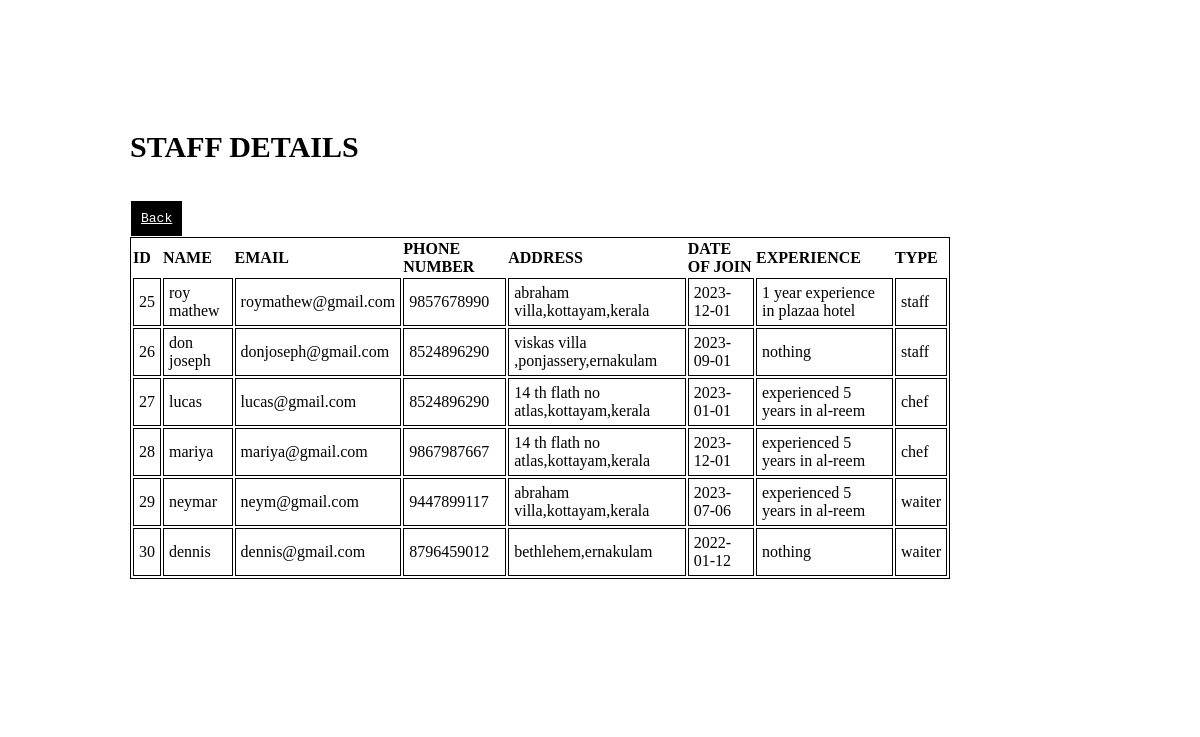
The app's page /detail.php with its own data.
### tables this page shows
CREATE TABLE `user` (
  `u_id` int(10) NOT NULL,
  `u_name` varchar(20) NOT NULL,
  `email` varchar(50) NOT NULL,
  `phn` varchar(10) NOT NULL,
  `address` varchar(50) NOT NULL,
  `doj` date NOT NULL,
  `exp` varchar(50) NOT NULL,
  `password` varchar(20) NOT NULL,
  `type` varchar(20) NOT NULL
);

### detail.php (the view, shortened to what this page needs)
<!DOCTYPE html>
<html lang="en">
<head>
</head>
<body>
    <div id="hero">
        <div style="display: flex;justify-content: start;padding: 130px; ">
            <div style="width: 100%;">
                <h2 id="hero_head">STAFF DETAILS</h2><br><br>
                <a href="products.php" class="bt1">back</a>
                <p id="hero_content">
                    <table>
                        <tr>
                            <th>ID</th>
                            <th>NAME</th>
                            <th>EMAIL</th>
                            <th>PHONE NUMBER</th>
                            <th>ADDRESS</th>
                            <th>DATE OF JOIN</th>
                            <th>EXPERIENCE</th>
                            <th>TYPE</th>
                        </tr>
                        <?php
                        $con=new mysqli("localhost","root","","cafe");
                        $sel=$con->query("SELECT * FROM `user` where 1");
                        if($sel->num_rows>0){
                            while($result=mysqli_fetch_array($sel)){
                                $u_id=$result['u_id'];
                                $user_name=$result['u_name'];
                                $email=$result['email'];
                                $phn=$result['phn'];
                                $add=$result['address'];
                                $doj=$result['doj'];
                                $exp=$result['exp'];
                                $type=$result['type'];
                                echo"<tr>
                                <td>$u_id</td>
                                <td>$user_name</td>
                                <td>$email</td>
                                <td>$phn</td>
                                <td>$add</td>
                                <td>$doj</td>
                                <td>$exp</td>
                                <td>$type</td>
                                ";
                                ?>
                                 </tr>
                                 <?php
                            }
                        }

### detail.php (style rules this page uses)
* { margin: 0px; padding: 0px; }
#hero { width: 90%; text-align: left; display: flex; justify-content: start; background-color:white; background-size: cover; }
#hero_head { color: black; text-transform: uppercase; font-size: 30px; }
#hero_content { color: black; font-family: monospace ; justify-content: space-between; font-size: larger; text-transform: capitalize; }
table,tr { border: 1px solid black; color:black; }
td { padding: 5px; border: 1px solid black; color:black; }
th { color: black; }
.bt1 { padding: 10px; color: white; border: 1px solid white; display: inline-block; background-color:black; font-family:monospace; text-transform: capitalize; }

### records on screen
user: u_id "25", u_name "roy mathew", email "roymathew@gmail.com", phn "9857678990", address "abraham villa,kottayam,kerala", doj "2023-12-01", exp "1 year experience in plazaa hotel", type "staff"
user: u_id "26", u_name "don joseph", email "donjoseph@gmail.com", phn "8524896290", address "viskas villa ,ponjassery,ernakulam", doj "2023-09-01", exp "nothing", type "staff"
user: u_id "27", u_name "lucas", email "lucas@gmail.com", phn "8524896290", address "14 th flath no atlas,kottayam,kerala", doj "2023-01-01", exp "experienced 5 years in al-reem", type "chef"
user: u_id "28", u_name "mariya", email "mariya@gmail.com", phn "9867987667", address "14 th flath no atlas,kottayam,kerala", doj "2023-12-01", exp "experienced 5 years in al-reem", type "chef"
user: u_id "29", u_name "neymar", email "neym@gmail.com", phn "9447899117", address "abraham villa,kottayam,kerala", doj "2023-07-06", exp "experienced 5 years in al-reem", type "waiter"
user: u_id "30", u_name "dennis", email "dennis@gmail.com", phn "8796459012", address "bethlehem,ernakulam", doj "2022-01-12", exp "nothing", type "waiter"
